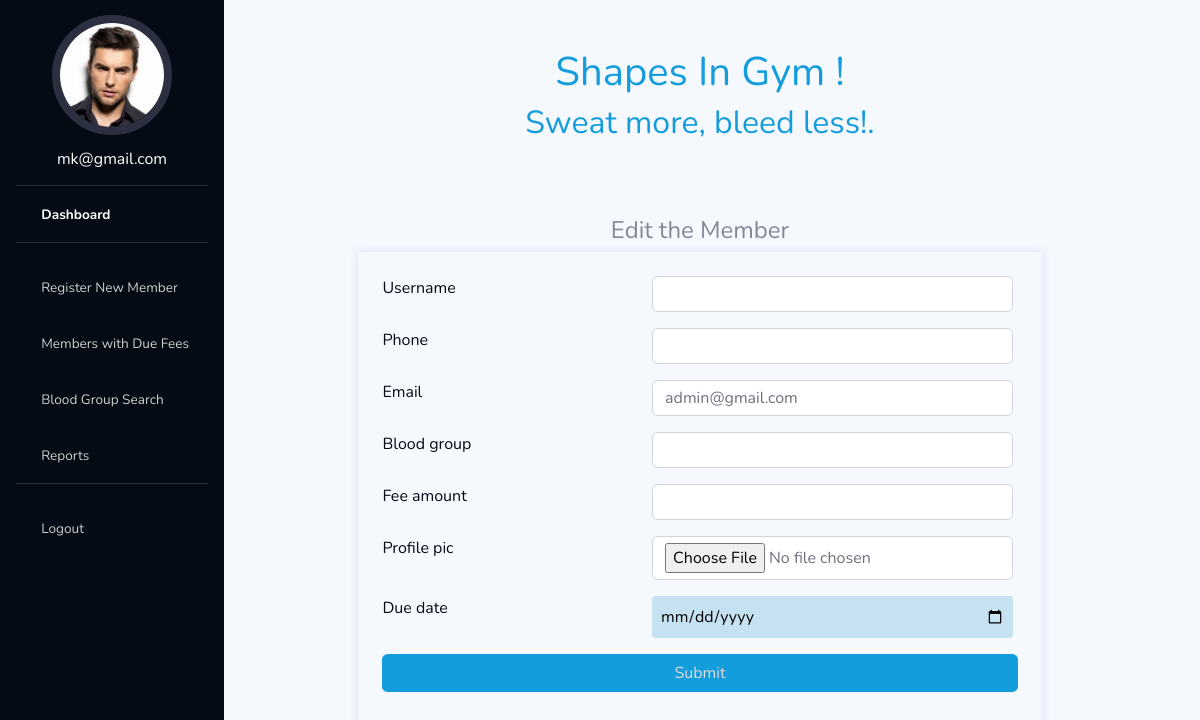
Screenshot of /edit_member/6/ (signed in) with the database file from the repository.
### myauth/models.py (models this page shows, shortened)
class User(AbstractUser):
    username=models.CharField(max_length=50, null=True, blank=True)
    phone=models.CharField(max_length=50, null=True, blank=True)
    email=models.EmailField(unique=True)
    profile_pic=models.ImageField(null=True, blank=True, default='unknown_profile_pic.jpg')
    blood_group=models.CharField(max_length=10, null=True, blank=True)
    due_date=models.DateField(null=True, blank=True)
    created=models.DateField(auto_now_add=True)
    updated=models.DateField(auto_now=True)
    fee_paid_date=models.DateField(null=True, blank=True)
    fee_amount=models.CharField(max_length=10, null=True, blank=True)
    is_active=models.BooleanField(default=False)
    is_fee_paid=models.BooleanField(default=False)
    is_staff=models.BooleanField(default=False)
    added_by = models.ForeignKey('self', on_delete=models.CASCADE, null=True, blank=True, related_name='Member_added_by')
    USERNAME_FIELD='email'
    REQUIRED_FIELDS=[]
    objects = CustomUserManager()

### myauth/views.py (the view)
# urls.py: path('edit_member/<int:instance_id>/', edit_member, name='edit_member'),
def edit_member(request, instance_id):
    instance = get_object_or_404(User, id=instance_id)
    if request.method == 'POST':
        form = MemberForm(request.POST or None, request.FILES or None, instance=instance)
        if form.is_valid():
            form.save()
    form = MemberForm(instance=instance)
    context = {
        'form': form,
        'instance': instance,
    }
    return render(request, 'myauth/edit_member.html', context)

### myauth/forms.py
class MemberForm (forms.ModelForm):
    due_date = forms.DateField(widget=forms.DateInput(attrs={'type': 'date'}), required=True)
    class Meta:
        model=User
        fields=['username', 'phone', 'email', 'blood_group', 'fee_amount','is_fee_paid', 'profile_pic', 'due_date']

### myauth/templates/myauth/edit_member.html (shortened to what this page needs)
{% extends 'main.html' %}
{% load static %}
{% block content %}
<main class="container pl-0">
  <h1 class="h1 text-gray-900 mb-4 text-center" style="padding-top: 5%; color: #149ddd  !important;">
    Shapes In Gym ! <br /><small style="color: #149ddd">Sweat more, bleed less!.</small>
  </h1>
<br>
<br>
<h4 class="register-heading text-center">Edit the Member</h4>
<div class="row text-center justify-content-center">
            <form method="POST" action="" enctype="multipart/form-data" class="my-form p-4 mb-3" style="box-shadow: 0 0 10px rgba(0, 0, 255, 0.1); width: 70%;">
              {% for field in form %}
              <div class="form-row form-row-register mx-0">
                <div class="">
                    <div class="form-group">
                        <label for="room_name" class="form-label">{{field.label}}</label>
                    </div>
                </div>
                <div class="col-md-7">
                    <div class="form-group">
                        <div class="form-control-user {% if field.field.widget.input_type != 'checkbox' %}full-width{% endif %}" style="text-align: initial;">{{field}}</div>
                    </div>
                </div>
            </div>
              {% endfor %}
              <div class="form-group">
                  <input class="btn register-btn btn-block" type="submit" name="register" value="Submit" />
              </div>
          </form>
        </div>
    </div>
{% endblock %}

### templates/navbar.html (shortened to what this page needs)
{% load static %}
<ul
  class="navbar-nav bg-gradient-primary sidebar sidebar-dark accordion"
  id="accordionSidebar"
>
  <div class="profile mb-2">
    {% if request.user.profile_pic %}
    <img src="{{ request.user.profile_pic.url }}" alt="" class="img-fluid rounded-circle">
    {% else %}
    <img src="{% static 'images/unknown_profile_pic.jpg' %}" alt="" class="img-fluid rounded-circle">
    {% endif %}
    <h6 class="text-white text-center"><a href="{% url 'home' %}" class="text-white">{{request.user.email}}</a></h6>
  </div>
  <hr class="sidebar-divider my-0" />
  <li class="nav-item active">
    <a class="nav-link" href="{% url 'home' %}">
      <i class="fas fa-fw fa-tachometer-alt"></i>
      <span>Dashboard</span></a
    >
  </li>
  <hr class="sidebar-divider" />
  <li class="nav-item">
    <a class="nav-link" href="{% url 'registerNewUser' %}">
      <i class="fas fa-fw fa-edit"></i>
      <span>Register New Member</span></a
    >
  </li>
  <li class="nav-item">
    <a class="nav-link" href="{% url 'dueMembers' %}">
      <i class="fas fa-fw fa-edit"></i>
      <span>Members with Due Fees</span></a
    >
  </li>
  <li class="nav-item">
    <a class="nav-link" href="{% url 'bloodGroup' %}">
      <i class="fas fa-fw fa-edit"></i>
      <span>Blood Group Search</span></a
    >
  </li>
  <li class="nav-item">
    <a class="nav-link" href="{% url 'reports' %}">
      <i class="fas fa-fw fa-tablet"></i>
      <span>Reports</span></a
    >
  </li>
  <hr class="sidebar-divider" />
  <li class="nav-item">
    <a class="nav-link" href="{% url 'logoutPage' %}">
      <i class="fas fa-fw fa-circle"></i>
      <span>Logout</span></a
    >
  </li>
</ul>

### static/css/styles.css (style rules this page uses)
.container { max-width: 100% !important; }
.form-control { height: 100% !important; }
label { color: #040b14; }
input[type="date"] { background-color: rgb(198 226 240); color: black; border: none; padding: 8px; border-radius: 4px; width: 100%; }
.form-row-register { justify-content: space-between; }
#accordionSidebar { position: fixed; background: #040b14; }
main { background: #f5f8fd; margin-left: 14rem !important; }
.register-btn { background-color: #149ddd !important; color: #ddd !important; }

### templates/navbar.html (style rules this page uses)
.profile img { margin: 15px auto; display: block; width: 120px; border: 8px solid #2c2f3f; object-fit: cover; }
.img-fluid { max-width: 100%; height: 120px; }

### myauth/templates/myauth/edit_member.html (style rules this page uses)
.full-width input[type="text"], .full-width input[type="password"], .full-width input[type="email"], .full-width select, .full-width textarea { width: 100%; }

### rows the page displays
User: user.profile_pic (picture), user.email "mk@gmail.com"
User: form "admin@gmail.com"

### other values shown
{{ field.label }} "Username" "Phone" "Email" "Blood group" "Fee amount" "Profile pic" "Due date"
